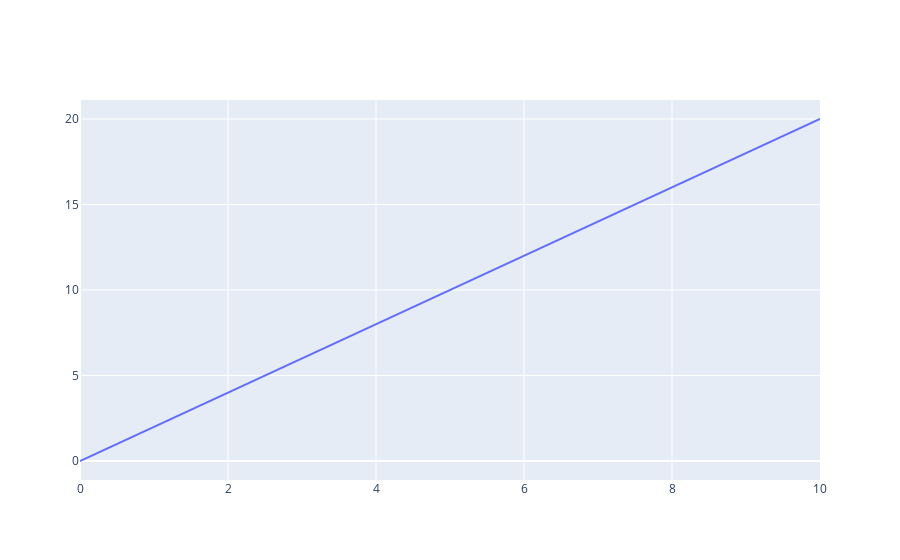

Notebook code cell kept with this figure:
### Code cell
'''
import chart_studio
import plotly.express as px
import matplotlib.pyplot as plt
#import nbconvert
import importlib.util

# Create your views here.

chart_studio.tools.set_credentials_file(username='furnn', api_key='9TCWllLHvbff67M45Gjf')

fig=plt.plot([2,4,2,4,2])
'''

import numpy as np
import pandas as pd
import matplotlib.pyplot as plt
import seaborn as sns

import chart_studio
from chart_studio.plotly import plot, iplot
import plotly.express as px
import plotly.graph_objects as go


#chart_studio.tools.set_credentials_file(username=CHART_STUDIO_USER, api_key=CHART_STUDIO_API_KEY)

def test_graph():
    x = np.linspace(0, 10, 100)
    y = x * 2
    fig = go.Figure(data=go.Line(x=x, y=y))

    return fig

print(type(test_graph()))
test_graph()
